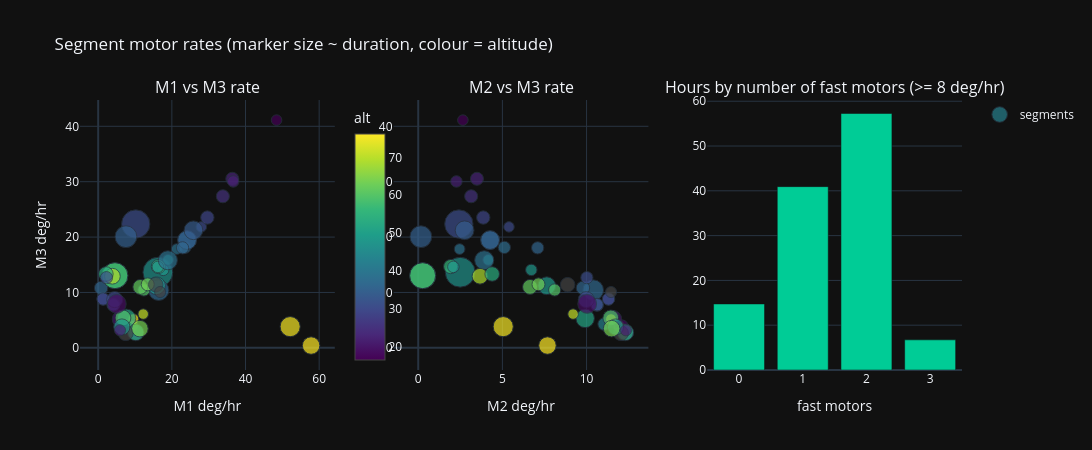

Source (notebook cell):
### Markdown cell above
### Pose coverage

Each motor's mean rate per segment. A worm on a motor gives a time period of THETA / rate, so segments
where **one** motor dominates, and the **same** motor at **different** rates, are what separate the hypotheses.

### Code cell
use['fastest'] = use[['m1_dps_hr', 'm2_dps_hr', 'm3_dps_hr']].fillna(-1).idxmax(axis=1).str[:2].str.upper()
use['n_fast'] = (use[['m1_dps_hr', 'm2_dps_hr', 'm3_dps_hr']] >= 8).sum(axis=1)
fig = make_subplots(rows=1, cols=3, subplot_titles=['M1 vs M3 rate', 'M2 vs M3 rate', 'Hours by number of fast motors (>= 8 deg/hr)'])
hover = use['session'].str.replace('alpaca.', '', regex=False) + ' #' + use['segment'].astype(str)
fig.add_trace(go.Scatter(x=use['m1_dps_hr'], y=use['m3_dps_hr'], mode='markers', text=hover,
                         marker=dict(size=np.sqrt(use['duration_min']) * 1.5, color=use['alt_mean'], colorscale='Viridis',
                                     colorbar=dict(title='alt', x=0.3)), name='segments'), row=1, col=1)
fig.add_trace(go.Scatter(x=use['m2_dps_hr'], y=use['m3_dps_hr'], mode='markers', text=hover,
                         marker=dict(size=np.sqrt(use['duration_min']) * 1.5, color=use['alt_mean'], colorscale='Viridis', showscale=False),
                         showlegend=False), row=1, col=2)
h = use.groupby('n_fast')['duration_min'].sum() / 60
fig.add_trace(go.Bar(x=h.index.astype(str), y=h.values, showlegend=False), row=1, col=3)
fig.update_xaxes(title_text='M1 deg/hr', row=1, col=1); fig.update_yaxes(title_text='M3 deg/hr', row=1, col=1)
fig.update_xaxes(title_text='M2 deg/hr', row=1, col=2); fig.update_xaxes(title_text='fast motors', row=1, col=3)
fig.update_layout(height=450, width=1400, template=TEMPLATE, title='Segment motor rates (marker size ~ duration, colour = altitude)')
fig.show()

### Figure 1 — Plotly figure (JSON) as saved in the notebook; plotly's stock layout.template omitted (floating-point values rounded to 4 significant figures)
{"data": [{"marker": {"color": [42.65, 75.49, 46.53, 69.47, 17.78, 38.57, NaN, NaN, 36.35, 31.93, 29.87, 22.44, NaN, 28.25, 30.48, 16.4, 22.04, 37.48, 29.82, 29.1, 25.1, NaN, 47.96, 48.19, 47.31, 59.82, 56.12, 61.42, 35.8, 34.68, 57.6, 57.67, 46.75, 76.18, 63.06, 53.45, 38.61, 35.07, 35.07, 20.19, NaN, 75.5, NaN, 29.87, 31.93, 51.35, 68.89, 53.56, NaN, NaN, 33.84, 59.24, 35.98, 47.73, 29.64, 63.56, 18.54, 30.58, 21.36, 70.94], "colorbar": {"title": {"text": "alt"}, "x": 0.3}, "colorscale": [[0, "#440154"], [0.1111, "#482878"], [0.2222, "#3e4989"], [0.3333, "#31688e"], [0.4444, "#26828e"], [0.5556, "#1f9e89"], [0.6667, "#35b779"], [0.7778, "#6ece58"], [0.8889, "#b5de2b"], [1, "#fde725"]], "size": [12.59, 20.19, 29.86, 11.06, 13.15, 10.8, 10.71, 12.75, 20.62, 13.1, 12.39, 13.04, 15.92, 14.63, 28.35, 10.6, 11.52, 12.34, 10.53, 13.37, 13.08, 16.98, 17.86, 11.46, 10.85, 12.26, 14.15, 14.93, 13.46, 21.81, 25.99, 26.0, 11.59, 17.52, 13.02, 16.76, 19.1, 18.78, 18.75, 17.4, 34.22, 10.94, 14.47, 12.39, 12.37, 18.58, 15.8, 14.61, 11.13, 14.95, 18.79, 15.87, 12.29, 16.21, 16.06, 16.62, 18.81, 12.29, 11.17, 10.54]}, "mode": "markers", "name": "segments", "text": ["greg_Beta3.1_08_02_comms_problems #6", "jdm_Beta3.1_08_02_sg_peclog #9", "jdm_Beta3.1_08_02_sg_peclog #14", "jdm_Beta3.1_08_03_sg_peclog #4", "jdm_Beta3.1_08_03_sg_peclog #7", "jdm_Beta3.1_08_03_sg_peclog #10", "jdm_Beta3.1_08_03_sg_peclog #11", "jdm_Beta3.1_08_03_sg_peclog #12", "jdm_Beta3.1_08_03_sg_peclog #15", "jdm_Beta4.3_08_30_kfposlog #1", "jdm_Beta4.3_08_30_kfposlog #4", "jdm_Beta7.1_09_29_pulseguide #2", "jdm_Beta7.1_09_29_pulseguide #4", "jdm_Beta7.1_09_29_pulseguide #5", "jdm_Beta7.1_09_29_pulseguide #10", "mark_Beta2.9_07_26_a #1", "mark_Beta2.9_07_26_b #3", "mark_Beta3.1_08_06 #2", "mark_Beta4.0_08_17 #3", "mark_Beta4.0_08_18 #1", "mark_Beta4.2_08_24 #3", "mark_Beta4.3_09_04 #1", "mark_Beta4.4_09_05 #1", "pec_ema_Beta2_07_20_ema #3", "pec_ema_Beta2_07_20_ema #11", "pec_rls_Alpha_06_01_Sin.chicken #5", "pec_rls_Alpha_06_01_Sin.chicken #8", "pec_rls_Alpha_06_03_pulseguide_pec #3", "pec_rls_Alpha_06_03_pulseguide_pec #12", "pec_rls_Beta2.0_07_02 #6", "pec_rls_Beta2.0_07_20_h2 #2", "pec_rls_Beta2.0_07_20_master #0", "pec_rls_Beta2.0_07_22_syncguide1 #7", "pec_rls_Beta2.0_07_22_syncguide1 #11", "pec_rls_Beta2.0_07_23_pulseguide_pec #1", "pec_rls_Beta2.0_07_25_tarantula0 #6", "pec_rls_Beta2.0_07_25_tarantula1 #5", "pec_rls_Beta2.0_07_25_tarantula1 #7", "pec_rls_Beta2.0_07_25_tarantula1b #0", "pec_rls_Beta3,9_07_29_7hrs #9", "pec_rls_Beta3,9_07_29_7hrs #19", "pec_rls_Beta3.0_07_28_6hrs #3", "rpi_Beta5.0_09_13_kfpidlog #0", "soak_Beta4.3_08_30_sg_Dec23N_120min_b #2", "soak_Beta4.3_08_30_sg_peckfposlog_72min #1", "soak_Beta4.3_08_31_sg_kfposlog_Dec72_504m #1", "soak_Beta4.4_09_01_sg_sglog_Dec10 #4", "soak_Beta4.4_09_01_sg_sglog_Dec10 #5", "soak_Beta4.4_09_03_sgpec_sgkfposlog_m83 #4", "soak_Beta4.4_09_03_sgpec_sgkfposlog_m83 #7", "soak_Beta4.4_09_03_sgpec_sgkfposlog_ngc2070 #2", "soak_Beta4.4_09_03_sgpec_sglog_NGC55 #1", "soak_Beta4.4_09_04_sgpec_sgkfposlog_ngc4945 #2", "soak_Beta4.4_09_06_sg_sglog #0", "soak_Beta4.4_09_08_sg_sglog #4", "soak_Beta4.4_09_08_sg_sglog #5", "soak_Beta4.4_09_08_sg_sglog #13", "soak_pec_Beta4.3_08_29m #0", "soak_pec_Beta4.3_08_29n2 #1", "vyskocil_Beta5.0_09_12 #6"], "type": "scatter", "x": [6.637, 52.12, 16.2, 9.409, 6.084, 21.32, NaN, NaN, 16.41, 4.116, 1.344, 36.42, NaN, 10.29, 10.2, 48.43, 36.67, 23.52, 28.01, 29.64, 33.85, NaN, 15.83, 17.67, 18.97, 12.41, 16.33, 11.44, 0.8047, 7.534, 4.543, 4.543, 16.22, 57.81, 13.45, 10.21, 18.92, 24.14, 24.14, 6.187, NaN, 9.556, 15.63, 1.344, 4.116, 7.684, 3.856, 2.082, 16.82, 7.484, 25.86, 6.733, 22.91, 6.434, 4.486, 11.33, 5.054, 2.241, 5.908, 12.23], "xaxis": "x", "y": [4.29, 3.83, 13.65, 3.952, 3.865, 17.84, NaN, NaN, 10.42, 7.779, 8.819, 30.53, NaN, 2.749, 22.35, 41.11, 30.04, 18.13, 21.84, 23.52, 27.37, NaN, 11.21, 14.07, 15.88, 10.45, 14.68, 11.0, 10.82, 20.07, 13.03, 13.03, 14.62, 0.4173, 11.46, 2.801, 15.82, 19.46, 19.46, 5.179, NaN, 5.181, 11.41, 8.819, 7.779, 5.324, 12.93, 13.34, 10.08, 2.66, 21.23, 5.404, 18.06, 3.765, 8.713, 3.469, 7.939, 12.67, 3.17, 6.099], "yaxis": "y"}, {"marker": {"color": [42.65, 75.49, 46.53, 69.47, 17.78, 38.57, NaN, NaN, 36.35, 31.93, 29.87, 22.44, NaN, 28.25, 30.48, 16.4, 22.04, 37.48, 29.82, 29.1, 25.1, NaN, 47.96, 48.19, 47.31, 59.82, 56.12, 61.42, 35.8, 34.68, 57.6, 57.67, 46.75, 76.18, 63.06, 53.45, 38.61, 35.07, 35.07, 20.19, NaN, 75.5, NaN, 29.87, 31.93, 51.35, 68.89, 53.56, NaN, NaN, 33.84, 59.24, 35.98, 47.73, 29.64, 63.56, 18.54, 30.58, 21.36, 70.94], "colorscale": [[0, "#440154"], [0.1111, "#482878"], [0.2222, "#3e4989"], [0.3333, "#31688e"], [0.4444, "#26828e"], [0.5556, "#1f9e89"], [0.6667, "#35b779"], [0.7778, "#6ece58"], [0.8889, "#b5de2b"], [1, "#fde725"]], "showscale": false, "size": [12.59, 20.19, 29.86, 11.06, 13.15, 10.8, 10.71, 12.75, 20.62, 13.1, 12.39, 13.04, 15.92, 14.63, 28.35, 10.6, 11.52, 12.34, 10.53, 13.37, 13.08, 16.98, 17.86, 11.46, 10.85, 12.26, 14.15, 14.93, 13.46, 21.81, 25.99, 26.0, 11.59, 17.52, 13.02, 16.76, 19.1, 18.78, 18.75, 17.4, 34.22, 10.94, 14.47, 12.39, 12.37, 18.58, 15.8, 14.61, 11.13, 14.95, 18.79, 15.87, 12.29, 16.21, 16.06, 16.62, 18.81, 12.29, 11.17, 10.54]}, "mode": "markers", "showlegend": false, "text": ["greg_Beta3.1_08_02_comms_problems #6", "jdm_Beta3.1_08_02_sg_peclog #9", "jdm_Beta3.1_08_02_sg_peclog #14", "jdm_Beta3.1_08_03_sg_peclog #4", "jdm_Beta3.1_08_03_sg_peclog #7", "jdm_Beta3.1_08_03_sg_peclog #10", "jdm_Beta3.1_08_03_sg_peclog #11", "jdm_Beta3.1_08_03_sg_peclog #12", "jdm_Beta3.1_08_03_sg_peclog #15", "jdm_Beta4.3_08_30_kfposlog #1", "jdm_Beta4.3_08_30_kfposlog #4", "jdm_Beta7.1_09_29_pulseguide #2", "jdm_Beta7.1_09_29_pulseguide #4", "jdm_Beta7.1_09_29_pulseguide #5", "jdm_Beta7.1_09_29_pulseguide #10", "mark_Beta2.9_07_26_a #1", "mark_Beta2.9_07_26_b #3", "mark_Beta3.1_08_06 #2", "mark_Beta4.0_08_17 #3", "mark_Beta4.0_08_18 #1", "mark_Beta4.2_08_24 #3", "mark_Beta4.3_09_04 #1", "mark_Beta4.4_09_05 #1", "pec_ema_Beta2_07_20_ema #3", "pec_ema_Beta2_07_20_ema #11", "pec_rls_Alpha_06_01_Sin.chicken #5", "pec_rls_Alpha_06_01_Sin.chicken #8", "pec_rls_Alpha_06_03_pulseguide_pec #3", "pec_rls_Alpha_06_03_pulseguide_pec #12", "pec_rls_Beta2.0_07_02 #6", "pec_rls_Beta2.0_07_20_h2 #2", "pec_rls_Beta2.0_07_20_master #0", "pec_rls_Beta2.0_07_22_syncguide1 #7", "pec_rls_Beta2.0_07_22_syncguide1 #11", "pec_rls_Beta2.0_07_23_pulseguide_pec #1", "pec_rls_Beta2.0_07_25_tarantula0 #6", "pec_rls_Beta2.0_07_25_tarantula1 #5", "pec_rls_Beta2.0_07_25_tarantula1 #7", "pec_rls_Beta2.0_07_25_tarantula1b #0", "pec_rls_Beta3,9_07_29_7hrs #9", "pec_rls_Beta3,9_07_29_7hrs #19", "pec_rls_Beta3.0_07_28_6hrs #3", "rpi_Beta5.0_09_13_kfpidlog #0", "soak_Beta4.3_08_30_sg_Dec23N_120min_b #2", "soak_Beta4.3_08_30_sg_peckfposlog_72min #1", "soak_Beta4.3_08_31_sg_kfposlog_Dec72_504m #1", "soak_Beta4.4_09_01_sg_sglog_Dec10 #4", "soak_Beta4.4_09_01_sg_sglog_Dec10 #5", "soak_Beta4.4_09_03_sgpec_sgkfposlog_m83 #4", "soak_Beta4.4_09_03_sgpec_sgkfposlog_m83 #7", "soak_Beta4.4_09_03_sgpec_sgkfposlog_ngc2070 #2", "soak_Beta4.4_09_03_sgpec_sglog_NGC55 #1", "soak_Beta4.4_09_04_sgpec_sgkfposlog_ngc4945 #2", "soak_Beta4.4_09_06_sg_sglog #0", "soak_Beta4.4_09_08_sg_sglog #4", "soak_Beta4.4_09_08_sg_sglog #5", "soak_Beta4.4_09_08_sg_sglog #13", "soak_pec_Beta4.3_08_29m #0", "soak_pec_Beta4.3_08_29n2 #1", "vyskocil_Beta5.0_09_12 #6"], "type": "scatter", "x": [11.04, 5.049, 2.494, 11.92, 12.09, 2.46, NaN, NaN, 10.4, 10.62, 11.31, 3.49, NaN, 12.36, 2.414, 2.652, 2.269, 5.115, 5.391, 3.865, 3.145, NaN, 7.636, 6.718, 4.162, 8.106, 1.925, 6.641, 9.784, 0.1575, 0.2732, 0.2597, 2.088, 7.678, 7.144, 12.29, 3.92, 4.27, 4.27, 11.57, NaN, 11.45, 8.875, 11.31, 10.62, 9.915, 3.669, 4.393, 11.46, 12.05, 2.756, 11.44, 7.095, 11.72, 9.985, 11.49, 10.04, 10.02, 12.34, 9.199], "xaxis": "x2", "y": [4.29, 3.83, 13.65, 3.952, 3.865, 17.84, NaN, NaN, 10.42, 7.779, 8.819, 30.53, NaN, 2.749, 22.35, 41.11, 30.04, 18.13, 21.84, 23.52, 27.37, NaN, 11.21, 14.07, 15.88, 10.45, 14.68, 11.0, 10.82, 20.07, 13.03, 13.03, 14.62, 0.4173, 11.46, 2.801, 15.82, 19.46, 19.46, 5.179, NaN, 5.181, 11.41, 8.819, 7.779, 5.324, 12.93, 13.34, 10.08, 2.66, 21.23, 5.404, 18.06, 3.765, 8.713, 3.469, 7.939, 12.67, 3.17, 6.099], "yaxis": "y2"}, {"showlegend": false, "type": "bar", "x": ["0", "1", "2", "3"], "xaxis": "x3", "y": [14.75, 40.93, 57.26, 6.73], "yaxis": "y3"}], "layout": {"annotations": [{"font": {"size": 16}, "showarrow": false, "text": "M1 vs M3 rate", "x": 0.1444, "xanchor": "center", "xref": "paper", "y": 1, "yanchor": "bottom", "yref": "paper"}, {"font": {"size": 16}, "showarrow": false, "text": "M2 vs M3 rate", "x": 0.5, "xanchor": "center", "xref": "paper", "y": 1, "yanchor": "bottom", "yref": "paper"}, {"font": {"size": 16}, "showarrow": false, "text": "Hours by number of fast motors (>= 8 deg/hr)", "x": 0.8556, "xanchor": "center", "xref": "paper", "y": 1, "yanchor": "bottom", "yref": "paper"}], "height": 450, "title": {"text": "Segment motor rates (marker size ~ duration, colour = altitude)"}, "width": 1400, "xaxis": {"anchor": "y", "domain": [0, 0.2889], "title": {"text": "M1 deg/hr"}}, "xaxis2": {"anchor": "y2", "domain": [0.3556, 0.6444], "title": {"text": "M2 deg/hr"}}, "xaxis3": {"anchor": "y3", "domain": [0.7111, 1], "title": {"text": "fast motors"}}, "yaxis": {"anchor": "x", "domain": [0, 1], "title": {"text": "M3 deg/hr"}}, "yaxis2": {"anchor": "x2", "domain": [0, 1]}, "yaxis3": {"anchor": "x3", "domain": [0, 1]}}}
